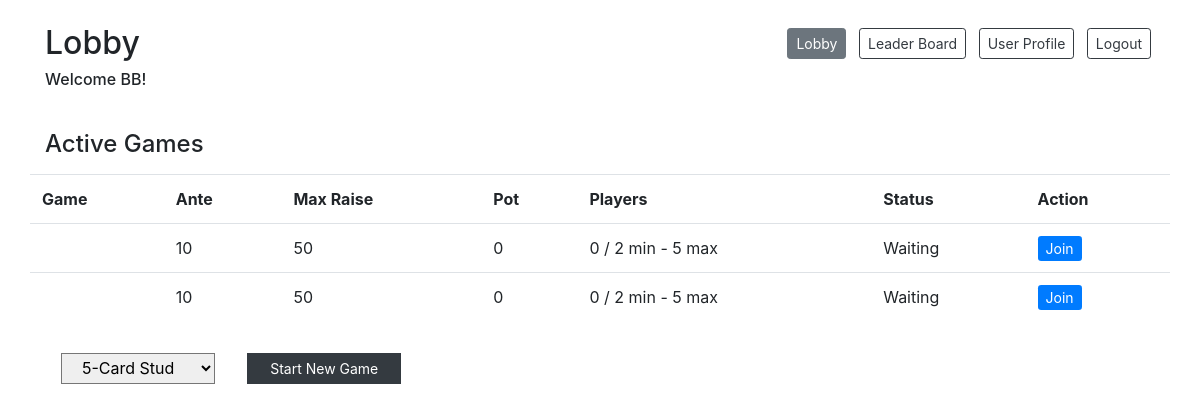
Page /lobby (signed in) on the committed database.
### models.py (models this page shows)
class User(db.Model):
    __tablename__ = "users"
    id = db.Column(db.Integer, primary_key=True)
    user_name = db.Column(db.String(255))
    email = db.Column(db.String(255))
    password = db.Column(db.String(255))
    balance = db.Column(db.Integer)
    photo = db.Column(db.BLOB)
    wins = db.Column(db.Integer)
    losses = db.Column(db.Integer)
    current_game_id = db.Column(db.Integer, db.ForeignKey("games.id"), nullable=True)  # is null if not currently in a game
    current_game = db.relationship("Game", foreign_keys=[current_game_id], backref="game_users")
    created_at = db.Column(db.DateTime, server_default=func.now())
    updated_at = db.Column(db.DateTime, server_default=func.now(), onupdate=func.now())

class Game(db.Model):
    __tablename__ = "games"
    id = db.Column(db.Integer, primary_key=True)
    game_type_id = db.Column(db.Integer, db.ForeignKey("game_types.id"), nullable=True)
    game_type = db.relationship("GameType", foreign_keys=[game_type_id], backref="gametype_games")
    game_status = db.Column(db.Integer)  # 0: waiting, 1: playing, 2: completed
    pot = db.Column(db.Integer)
    current_turn = db.Column(db.Integer)
    starting_turn = db.Column(db.Integer)
    current_bet = db.Column(db.Integer)
    betting = db.Column(db.Boolean, unique=False, default=False) # 0: done with betting round, # 1: betting round
    round_num = db.Column(db.Integer)  # number of rounds of cards dealt
    num_players = db.Column(db.Integer)
    created_at = db.Column(db.DateTime, server_default=func.now())
    updated_at = db.Column(db.DateTime, server_default=func.now(), onupdate=func.now())

class GameType(db.Model):
    __tablename__ = "game_types"
    id = db.Column(db.Integer, primary_key=True)
    game_name = db.Column(db.String(255))
    time_limit = db.Column(db.Integer)
    min_players = db.Column(db.Integer)
    max_players = db.Column(db.Integer)
    ante = db.Column(db.Integer)
    max_raise = db.Column(db.Integer)
    rounds = db.relationship("GameRound", back_populates="game_type")
    created_at = db.Column(db.DateTime, server_default=func.now())
    updated_at = db.Column(db.DateTime, server_default=func.now(), onupdate=func.now())

### controller.py (the view)
def lobby():
    if 'user_id' in session:
        user = getUser(session['user_id'])
        if user:
            if user.current_game_id:
                game = getGame(user.current_game_id)
                if game.game_status == 1:
                    return redirect('/card-table')
                elif game.game_status == 2:
                    removePlayerFromGame(user, user.current_game_id)
            games = getActiveGames()
            game_types = getGameTypes()
            return render_template('lobby.html', user = user, games = games, game_types = game_types)
    return redirect('/login-registration')

### utilities.py (called while the page is built)
def getUser(user_id):
    user = User.query.get(user_id)
    return user

def getActiveGames():
    active_games = Game.query.filter(or_(Game.game_status == 0, Game.game_status ==1)).all()
    return active_games  # return game info

def getGameTypes():
    game_types = GameType.query.all()
    return game_types  # return game types

### templates/lobby.html (shortened to what this page needs)
<!DOCTYPE html>
<html lang="en">
<head>
    <link href="https://stackpath.bootstrapcdn.com/bootstrap/4.4.1/css/bootstrap.min.css" rel="stylesheet">
    <script src="https://cdnjs.cloudflare.com/ajax/libs/socket.io/1.7.3/socket.io.min.js"></script></head>
</head>
<body>
    <div class="container bg-white">
        <div class="row justify-content-between mt-4 mb-2">
            <div class="col-auto">
                <h2>Lobby</h2>
                <h6>Welcome {{user.user_name}}!</h6>
            </div>
            <div class="col-auto">
                <a href="#" class="inactive col-auto btn btn-secondary btn-sm mx-1 mt-1 mb-3">Lobby</a>
                <a href="/leaderboard" class="col-auto btn btn-outline-dark btn-sm mx-1 mt-1 mb-3">Leader Board</a>
                <a href="/user-profile" class="col-auto btn btn-outline-dark btn-sm mx-1 mt-1 mb-3">User Profile</a>
                <a href="/logout-action" class="col-auto btn btn-outline-dark btn-sm mx-1 mt-1 mb-3">Logout</a>
            </div>
        </div>
        <div class="row pt-4">
            <h4 class="col-12 pb-2">Active Games</h4>
            {% if games %}
            <table class="table table-fixed text-left table-hover">
                <tr>
                    <th>Game</th>
                    <th>Ante</th>
                    <th>Max Raise</th>
                    <th>Pot</th>
                    <th>Players</th>
                    <th>Status</th>
                    <th>Action</th>
                    {% for game in games %}
                            <td>{{game.game_name}}</td>
                            <td>{{game.game_type.ante}}</td>
                            <td>{{game.game_type.max_raise}}</td>
                            <td>{{game.pot}}</td>
                            <td>{{game.num_players}} / {{game.game_type.min_players}} min - {{game.game_type.max_players}} max</td>
                            {% if game.game_status == 0 or game.game_status == 1 %}
                                <td>Waiting</td>
                                {% if user.current_game_id == game.id %}
                                <td><a href="/lobby/leave-game/{{game.id}}" class="button btn-sm btn-primary">Leave</a></td>
                                {% elif not user.current_game_id: %}
                                <td><a href="/lobby/join-game/{{game.id}}" class="button btn-sm btn-primary">Join</a></td>
                                {% else %}
                                <td></td>
                                {% endif %}
                            {% else %}
                                <td>Playing</td>
                                <td></td>
                            {% endif %}
                        </tr>
                    {% endfor %}
            </table>
            {% else %}
            <h6>No active games</h6>
            {% endif %}
        </div>
        <form action="/lobby/new-game" method="post" class="col-5 pt-3">
            <div class="row">
                <select type="text" name="game_type_id" class="input-lg col-4 rounded-0 px-3 mx-3" required>
                    {% for game_type in game_types %}
                        <option value="{{game_type.id}}">{{game_type.game_name}}</option>
                    {% endfor %}
                </select>
                <button type="submit" class="col-4 btn btn-dark btn-sm btn-block rounded-0 ml-3">Start New Game</button>
            </div>
        </form>
    </div>
</body>
</html>

### rows in the picture
User: user_name "BB"
Game: game_type.ante "10", game_type.max_raise "50", pot "0", num_players "0", game_type.min_players "2", game_type.max_players "5"
Game: game_type.ante "10", game_type.max_raise "50", pot "0", num_players "0", game_type.min_players "2", game_type.max_players "5"

### other values in the picture
form field game_type_id "5-Card Stud"
